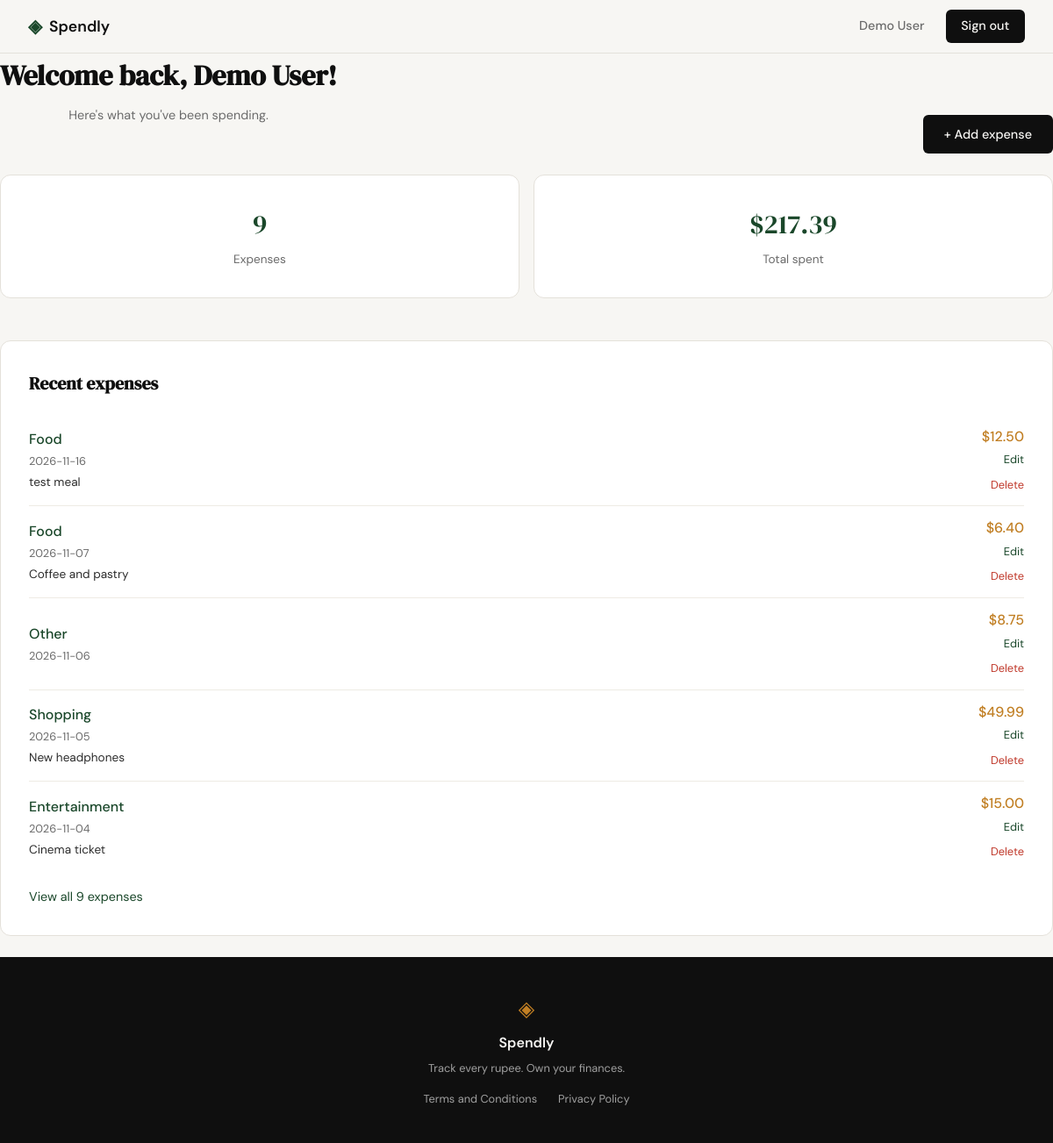
The app's page /dashboard (signed in) with its own data.
### tables this page shows
CREATE TABLE expenses (
                id          INTEGER PRIMARY KEY AUTOINCREMENT,
                user_id     INTEGER NOT NULL REFERENCES users(id),
                amount      REAL NOT NULL,
                category    TEXT NOT NULL,
                date        TEXT NOT NULL,
                description TEXT,
                created_at  TEXT DEFAULT (datetime('now'))
            );

### app.py (the view)
@app.route("/dashboard")
def dashboard():
    if "user_id" not in session:
        return redirect(url_for("login"))
    conn = get_db()
    summary = conn.execute(
        "SELECT COUNT(*) AS n, COALESCE(SUM(amount), 0) AS total"
        " FROM expenses WHERE user_id = ?",
        (session["user_id"],),
    ).fetchone()
    recent = conn.execute(
        "SELECT id, amount, category, date, description"
        " FROM expenses WHERE user_id = ?"
        " ORDER BY date DESC, id DESC LIMIT 5",
        (session["user_id"],),
    ).fetchall()
    conn.close()
    return render_template(
        "dashboard.html",
        user_name=session.get("user_name"),
        expense_count=summary["n"],
        expense_total=summary["total"],
        recent_expenses=recent,
    )

### database/db.py (called while the page is built)
def get_db():
    conn = sqlite3.connect(DB_PATH)
    conn.row_factory = sqlite3.Row
    conn.execute("PRAGMA foreign_keys = ON")
    return conn

### templates/dashboard.html (shortened to what this page needs)
{% extends "base.html" %}
{% block content %}
<section class="dashboard-section">
    <div class="dashboard-container">
        <div class="dashboard-header">
            <div class="auth-header">
                <h1 class="auth-title">Welcome back, {{ user_name }}!</h1>
                <p class="auth-subtitle">Here's what you've been spending.</p>
            </div>
            <a href="{{ url_for('add_expense') }}" class="btn-primary dashboard-add">+ Add expense</a>
        </div>
        <div class="dashboard-stats">
            <div class="auth-card stat-card">
                <div class="stat-card-value">{{ expense_count }}</div>
                <div class="stat-card-label">Expenses</div>
            </div>
            <div class="auth-card stat-card">
                <div class="stat-card-value">${{ "%.2f"|format(expense_total) }}</div>
                <div class="stat-card-label">Total spent</div>
            </div>
        </div>
        <div class="auth-card">
            <h2 class="form-heading">Recent expenses</h2>
            {% if recent_expenses %}
            <ul class="expense-list">
                {% for e in recent_expenses %}
                <li class="expense-row">
                    <div class="expense-main">
                        <span class="expense-category">{{ e["category"] }}</span>
                        <span class="expense-date">{{ e["date"] }}</span>
                        {% if e["description"] %}
                        <span class="expense-desc">{{ e["description"] }}</span>
                        {% endif %}
                    </div>
                    <div class="expense-actions">
                        <span class="expense-amount">${{ "%.2f"|format(e["amount"]) }}</span>
                        <a href="{{ url_for('edit_expense', id=e['id']) }}" class="expense-edit">Edit</a>
                        <form method="POST"
                              action="{{ url_for('delete_expense', id=e['id']) }}"
                              class="expense-delete-form"
                              onsubmit="return confirm('Delete this expense?');">
                            <button type="submit" class="expense-delete">Delete</button>
                        </form>
                    </div>
                </li>
                {% endfor %}
            </ul>
            {% else %}
            <p class="expense-empty">No expenses yet — add your first one!</p>
            {% endif %}
            {% if expense_count > 5 %}
            <p class="expense-more">
                <a href="{{ url_for('profile') }}">View all {{ expense_count }} expenses</a>
            </p>
            {% endif %}
        </div>
    </div>
</section>
{% endblock %}

### static/css/style.css (style rules this page uses)
:root { --ink: #0f0f0f; --ink-soft: #2d2d2d; --ink-muted: #6b6b6b; --ink-faint: #a0a0a0; --paper: #f7f6f3; --paper-warm: #f0ede6; --paper-card: #ffffff; --accent: #1a472a; --accent-light: #e8f0eb; --accent-2: #c17f24; --accent-2-light: #fdf3e3; --danger: #c0392b; --danger-light: #fdecea; --border: #e4e1da; --border-soft: #eeebe4; --font-display: 'DM Serif Display', Georgia, serif; --font-body: 'DM Sans', system-ui, sans-serif; --max-width: 1200px; --auth-width: 440px; --radius-sm: 6px; --radius-md: 12px; --radius-lg: 20px; }
*, *::before, *::after { box-sizing: border-box; margin: 0; padding: 0; }
html { font-size: 16px; scroll-behavior: smooth; }
body { background: var(--paper); color: var(--ink); font-family: var(--font-body); font-size: 1rem; line-height: 1.6; -webkit-font-smoothing: antialiased; }
a { color: inherit; text-decoration: none; }
.btn-primary { display: inline-block; background: var(--ink); color: var(--paper); padding: 0.65rem 1.5rem; border-radius: var(--radius-sm); font-family: var(--font-body); font-size: 0.9rem; font-weight: 500; cursor: pointer; border: none; transition: background 0.2s; text-decoration: none; }
.auth-header { text-align: center; margin-bottom: 2rem; }
.auth-title { font-family: var(--font-display); font-size: 2rem; color: var(--ink); margin-bottom: 0.5rem; }
.auth-subtitle { font-size: 0.9rem; color: var(--ink-muted); }
.form-heading { font-family: var(--font-display); font-size: 1.25rem; color: var(--ink); margin-bottom: 1.25rem; }
.auth-card { background: var(--paper-card); border: 1px solid var(--border); border-radius: var(--radius-md); padding: 2rem; margin-bottom: 1.5rem; }
.expense-list { list-style: none; margin: 1rem 0 0; padding: 0; }
.expense-row { display: flex; justify-content: space-between; align-items: center; gap: 1rem; padding: 0.75rem 0; border-bottom: 1px solid var(--border-soft); }
.expense-row:last-child { border-bottom: none; }
.expense-main { display: flex; flex-direction: column; gap: 0.15rem; }
.expense-category { font-weight: 500; color: var(--accent); }
.expense-date { font-size: 0.8rem; color: var(--ink-muted); }
.expense-desc { font-size: 0.85rem; color: var(--ink-soft); }
.expense-amount { font-weight: 500; color: var(--accent-2); white-space: nowrap; }
.expense-actions { display: flex; flex-direction: column; align-items: flex-end; gap: 0.25rem; }
.expense-edit { font-size: 0.8rem; color: var(--accent); text-decoration: none; }
.expense-delete-form { margin: 0; }
.expense-delete { font-family: var(--font-body); font-size: 0.8rem; color: var(--danger); background: none; border: none; padding: 0; margin-top: 0; cursor: pointer; }
.dashboard-header { display: flex; justify-content: space-between; align-items: flex-end; flex-wrap: wrap; gap: 1rem; }
.dashboard-stats { display: grid; grid-template-columns: repeat(auto-fit, minmax(160px, 1fr)); gap: 1rem; margin: 1.5rem 0; }
.stat-card { text-align: center; }
.stat-card-value { font-family: var(--font-display); font-size: 1.9rem; color: var(--accent); }
.stat-card-label { color: var(--ink-muted); font-size: 0.85rem; margin-top: 0.25rem; }
.expense-more { margin: 1rem 0 0; font-size: 0.9rem; }
.expense-more a { color: var(--accent); text-decoration: none; }

### records on screen
expenses: category "Food", date "2026-11-16", description "test meal", amount "12.50"
expenses: category "Food", date "2026-11-07", description "Coffee and pastry", amount "6.40"
expenses: category "Other", date "2026-11-06", amount "8.75"
expenses: category "Shopping", date "2026-11-05", description "New headphones", amount "49.99"
expenses: category "Entertainment", date "2026-11-04", description "Cinema ticket", amount "15.00"

### other values on screen
{{ session["user_name"] }} "Demo User"
{{ user_name }} "Demo User"
{{ expense_count }} "9"
{{ "%.2f"|format(expense_total) }} "217.39"
